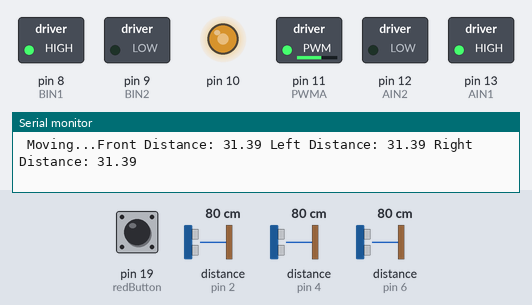
The sketch below on a simulated Arduino Uno, built with avr-gcc and run on an emulated ATmega328P. Parts: switched loads named in the sketch (green lamp = pin HIGH), output pins drawn as LEDs (lit = HIGH), the last lines printed to the serial monitor. Wiring (inferred from the names in the program): 3 × ultrasonic range finder: trigger pin 3, echo pin 2 / trigger pin 5, echo pin 4 / trigger pin 7, echo pin 6. Dashed ring = blinking. Inputs (shaded band) come from the test bench; at power-on: distance to the obstacle (sensors on pin 6, pin 2, pin 4) 80 cm, pin 19 (redButton) HIGH. The echo pulse lasts 58.3 µs per cm; pins used as bus, display or sensor lines are not drawn.

Above: at 1.2 s.
1.3 s: distance to the obstacle (sensor on pin 6) set to 27 cm
4.3 s: distance to the obstacle (sensor on pin 6) set to 23 cm
At 5.02 s:
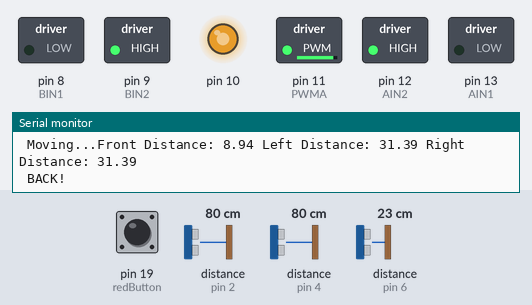
7.3 s: distance to the obstacle (sensor on pin 2) set to 2 cm
At 9.7 s:
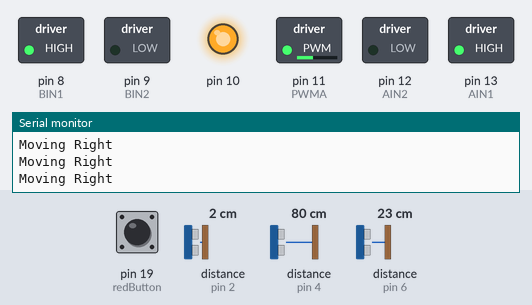
10.1 s: distance to the obstacle (sensor on pin 2) set to 120 cm
At 11.53 s:
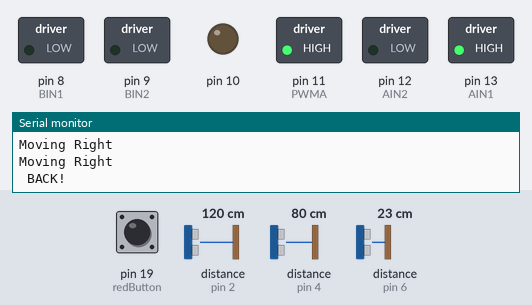
13.1 s: distance to the obstacle (sensor on pin 4) set to 2 cm
At 15.7 s:
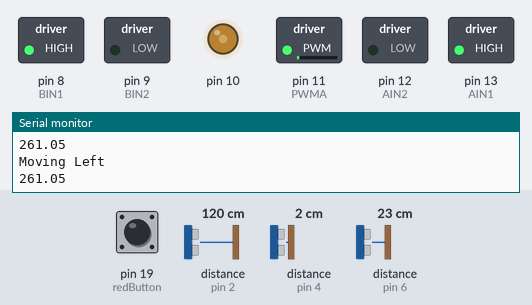
16.0 s: distance to the obstacle (sensor on pin 4) set to 13 cm
At 17.1 s:
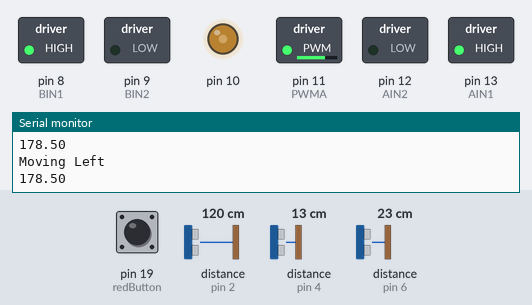
Timing chart, 0 to 18.5 s (numbered marks = the images above; inputs shaded):
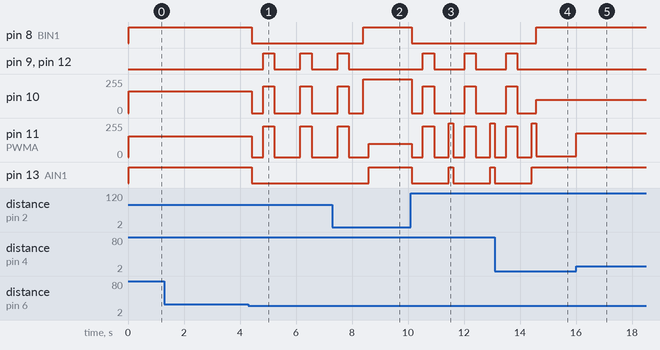

The sketch:

Autonomy.ino
```cpp
//the right motor will be controlled by the motor A pins on the motor driver
const int AIN1 = 13;           //control pin 1 on the motor driver for the right motor
const int AIN2 = 12;            //control pin 2 on the motor driver for the right motor
const int PWMA = 11;            //speed control pin on the motor driver for the right motor

//the left motor will be controlled by the motor B pins on the motor driver
const int PWMB = 10.;           //speed control pin on the motor driver for the left motor
const int BIN2 = 9;           //control pin 2 on the motor driver for the left motor
const int BIN1 = 8;           //control pin 1 on the motor driver for the left motor


//distance variables
const int trigPin = 7;
const int echoPin = 6;

//right distance variables
const int RtrigPin = 5;
const int RechoPin = 4;

//left distance variables
const int LtrigPin = 3;
const int LechoPin=2;

int switchPin = 0;             //switch to turn the robot on and off
int redButton = SCL;

boolean Start=true;
  int i=0;

float distance = 0;            //variable to store the distance measured by the distance sensor
float Rdistance=0;
float Ldistance=0;

//robot behaviour variables
int backupTime = 300;           //amount of time that the robot will back up when it senses an object
int turnTime = 200;             //amount that the robot will turn once it has backed up

const double carpetLeft=250*(.65);
const double carpetRight=255*(.65);


/********************************************************************************/
void setup()
{
  pinMode(trigPin, OUTPUT);       //this pin will send ultrasonic pulses out from the distance sensor
  pinMode(echoPin, INPUT);        //this pin will sense when the pulses reflect back to the distance sensor

//Right Distance Sensor
 pinMode(RtrigPin, OUTPUT);       //this pin will send ultrasonic pulses out from the distance sensor
 pinMode(RechoPin, INPUT);        //this pin will sense when the pulses reflect back to the distance sensor
//Left Distance Sensor

 pinMode(LtrigPin, OUTPUT);       //this pin will send ultrasonic pulses out from the distance sensor
 pinMode(LechoPin, INPUT);        //this pin will sense when the pulses reflect back to the distance sensor

  pinMode(switchPin, INPUT_PULLUP);   //set this as a pullup to sense whether the switch is flipped
pinMode(redButton, INPUT_PULLUP);

  //set the motor control pins as outputs
  pinMode(AIN1, OUTPUT);
  pinMode(AIN2, OUTPUT);
  pinMode(PWMA, OUTPUT);

  pinMode(BIN1, OUTPUT);
  pinMode(BIN2, OUTPUT);
  pinMode(PWMB, OUTPUT);

 Serial.begin(9600);                       //begin serial communication with the computer
  Serial.print("begin");  //test the serial connection
}

/********************************************************************************/
void loop()
{


  //DETECT THE DISTANCE READ BY THE DISTANCE SENSOR
  distance = getDistance();
Rdistance= RgetDistance();
Ldistance= LgetDistance();

  Serial.print("Front Distance: ");
  Serial.print(distance);
   Serial.print(" Left Distance: ");
  Serial.print(Ldistance);
   Serial.print(" Right Distance: ");
   Serial.print(Rdistance);
  Serial.println(" ");              // print the units
if(digitalRead(redButton) == LOW)
{

  i++;
  if (i%2==0)
  {
     Start= false;
  }
  else
  {
    Start=true;
  }

}
if(digitalRead(switchPin) )
  {  //if the on switch is flipped

    while (Rdistance<10)
    {
   //turn away from obstacle
      //rightMotor(150);
    //  leftMotor(-50);
    rightMotor(carpetRight + (255/(4*Rdistance)));
      Serial.println(carpetRight + (255/(4*Rdistance)));
       leftMotor(100);
       delay(50);
      Rdistance= RgetDistance();
    //  delay(150);
      Serial.println("Moving Left");

    }

    while (Ldistance<10)
      {

     //  leftMotor(235);
     //  rightMotor(100);
      leftMotor( carpetLeft + (255/(4*Ldistance)));
       rightMotor(100);
       delay(50);
      Ldistance= LgetDistance();

   //turn away from obstacle
     //rightMotor(250+Ldistance*15);
    // leftMotor(235-Ldistance*15);
     Serial.println("Moving Right");
    // delay(170);

     }

    if(distance < 10 )
    {

      Serial.print(" ");
      Serial.print("BACK!");

      //stop for a moment
      rightMotor(0);
      leftMotor(0);
      delay(400);

      //back up
      rightMotor(-230);
      leftMotor(-200);
      delay(400);
      rightMotor(0);
      leftMotor(0);
      delay(500);

      Ldistance= LgetDistance();
      Rdistance= RgetDistance();
       if(Ldistance<Rdistance)
       {
        //turn right
       leftMotor(255);
       rightMotor(0);
       delay(200);
       }
       if(Rdistance<Ldistance)
       {
        leftMotor(0);
        rightMotor(255);
        delay(150);
       }


    }
else
{                         //if no obstacle is detected drive forward
      Serial.print(" ");
     Serial.print("Moving...");

   rightMotor(carpetRight-10);
      leftMotor(carpetLeft+3);
    }

  }


  else
  {                         //if the switch is off then stop
 //stop the motors
      rightMotor(0);
      leftMotor(0);
  }

     //delay(20);
     //wait 50 milliseconds between readings
}

/********************************************************************************/
void rightMotor(int motorSpeed)                       //function for driving the right motor
{
  if (motorSpeed > 0)                                 //if the motor should drive forward (positive speed)
  {
    digitalWrite(AIN1, HIGH);                         //set pin 1 to high
    digitalWrite(AIN2, LOW);                          //set pin 2 to low
  }
  else if (motorSpeed < 0)                            //if the motor should drive backward (negative speed)
  {
    digitalWrite(AIN1, LOW);                          //set pin 1 to low
    digitalWrite(AIN2, HIGH);                         //set pin 2 to high
  }
  else                                                //if the motor should stop
  {
    digitalWrite(AIN1, LOW);                          //set pin 1 to low
    digitalWrite(AIN2, LOW);                          //set pin 2 to low
  }
  analogWrite(PWMA, abs(motorSpeed));                 //now that the motor direction is set, drive it at the entered speed
}

/********************************************************************************/
void leftMotor(int motorSpeed)                        //function for driving the left motor
{
  if (motorSpeed > 0)                                 //if the motor should drive forward (positive speed)
  {
    digitalWrite(BIN1, HIGH);                         //set pin 1 to high
    digitalWrite(BIN2, LOW);                          //set pin 2 to low
  }
  else if (motorSpeed < 0)                            //if the motor should drive backward (negative speed)
  {
    digitalWrite(BIN1, LOW);                          //set pin 1 to low
    digitalWrite(BIN2, HIGH);                         //set pin 2 to high
  }
  else                                                //if the motor should stop
  {
    digitalWrite(BIN1, LOW);                          //set pin 1 to low
    digitalWrite(BIN2, LOW);                          //set pin 2 to low
  }
  analogWrite(PWMB, abs(motorSpeed));                 //now that the motor direction is set, drive it at the entered speed
}

/********************************************************************************/
//RETURNS THE DISTANCE MEASURED

float getDistance()
{
  float echoTime;                   //variable to store the time it takes for a ping to bounce off an object
  float calculatedDistance;         //variable to store the distance calculated from the echo time
  //send out an ultrasonic pulse that's 10ms long
  digitalWrite(trigPin, HIGH);

  digitalWrite(trigPin, LOW);
  echoTime = pulseIn(echoPin, HIGH);      //use the pulsein command to see how long it takes for the
                                          //pulse to bounce back to the sensor
  calculatedDistance = echoTime / 148.0;  //calculate the distance of the object that reflected the pulse (half the bounce time multiplied by the speed of sound)

  return calculatedDistance;              //send back the distance that was calculated
}

float RgetDistance()
{
  float RechoTime;
  float RcalculatedDistance;
  //send out an ultrasonic pulse that's 10ms long
  digitalWrite(RtrigPin, HIGH);

  digitalWrite(RtrigPin, LOW);

  RechoTime = pulseIn(RechoPin, HIGH);      //use the pulsein command to see how long it takes for the
                                          //pulse to bounce back to the sensor
  RcalculatedDistance = RechoTime / 148.0;  //calculate the distance of the object that reflected the pulse (half the bounce time multiplied by the speed of sound)
  return RcalculatedDistance;              //send back the distance that was calculated

}

float LgetDistance()
{
  float LechoTime;
  float LcalculatedDistance;
  //send out an ultrasonic pulse that's 10ms long
  digitalWrite(LtrigPin, HIGH);

  digitalWrite(LtrigPin, LOW);

  LechoTime = pulseIn(LechoPin, HIGH);      //use the pulsein command to see how long it takes for the
                                          //pulse to bounce back to the sensor
  LcalculatedDistance = LechoTime / 148.0;  //calculate the distance of the object that reflected the pulse (half the bounce time multiplied by the speed of sound)
  return LcalculatedDistance;              //send back the distance that was calculated

}
/********************************************************************************/
//RETURNS THE DISTANCE MEASURED FOR RIGHT SENSOR
```

Measured:
- the behaviour switches between 26 and 25 cm on distance to the obstacle (sensor on pin 6) (found by bisection; images 0 and 1)
- after the input at 4.3 s, pin 8 (BIN1): HIGH → LOW after 0.13 s; pin 9 (BIN2): alternates HIGH for 0.40 s and LOW for 0.93 s, starting after 0.53 s
- after the input at 7.3 s, pin 8 (BIN1): LOW → HIGH after 1.1 s; pin 9 (BIN2), pin 12 (AIN2): goes on until 7.9 s, then stays LOW; pin 13 (AIN1): LOW → HIGH after 1.3 s
- after the input at 10.1 s, pin 8 (BIN1): HIGH → LOW at once; pin 9 (BIN2): alternates HIGH for 0.40 s and LOW for 1.1 s, starting after 0.43 s
- after the input at 13.1 s, pin 8 (BIN1): LOW → HIGH after 1.5 s; pin 9 (BIN2), pin 12 (AIN2): goes on until 13.9 s, then stays LOW; pin 13 (AIN1): goes on until 14.4 s, then stays HIGH
- after the input at 16.0 s, pin 11 (PWMA): 5/255 → 178/255 at once
